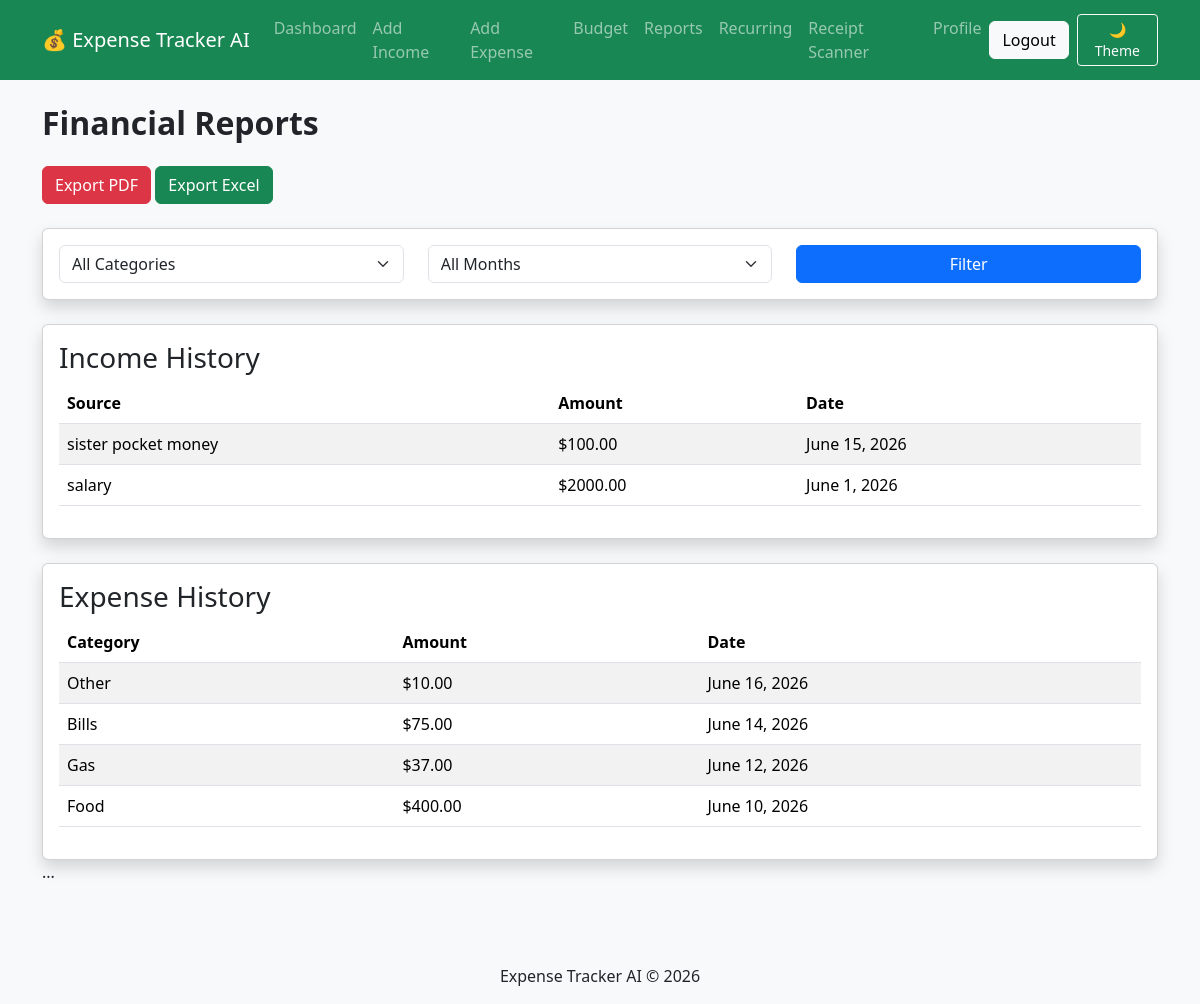
/reports/ (signed in), run on an earlier commit of the app's database.
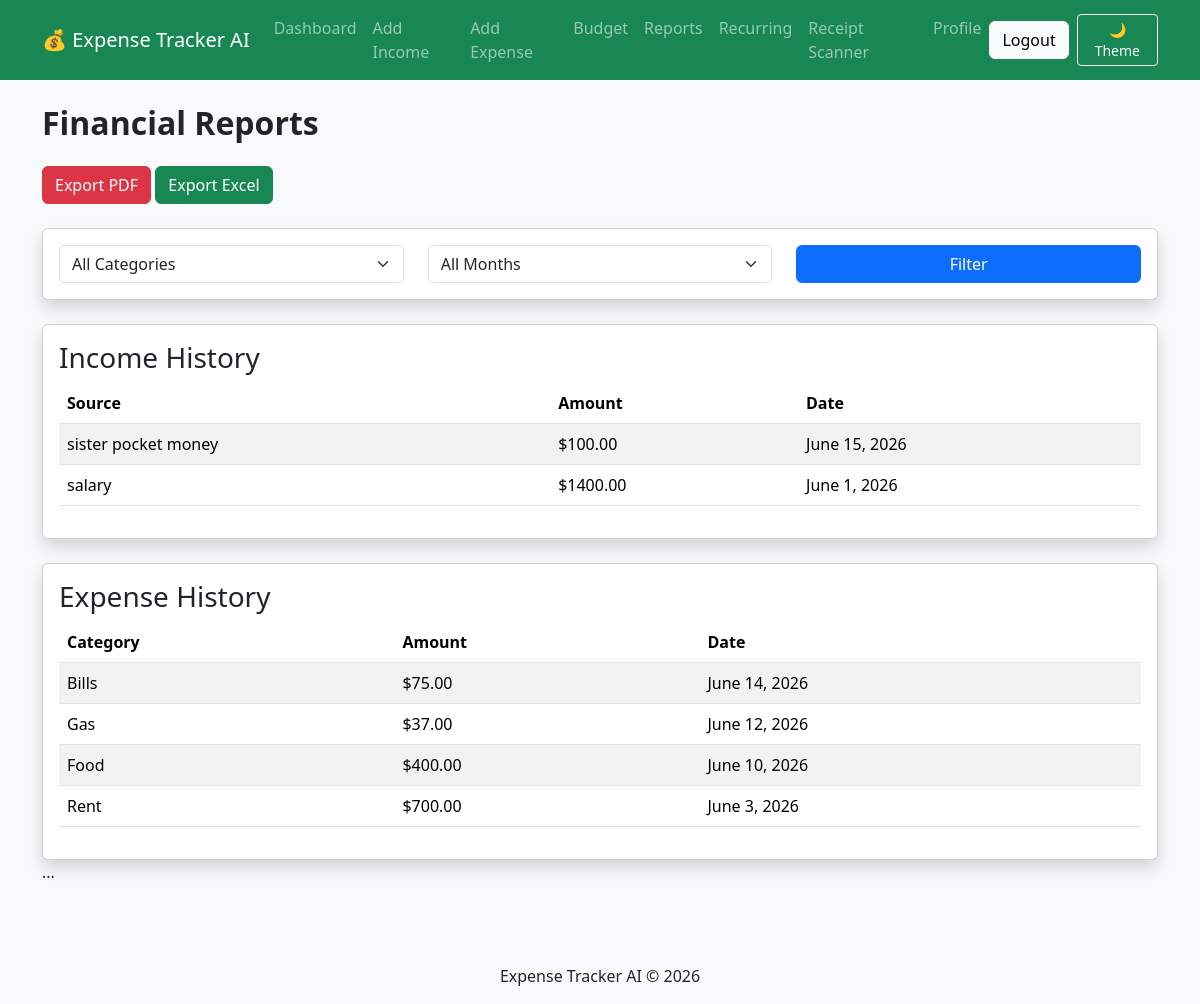
And on a later commit of the database.
### tracker/models.py (models this page shows, shortened)
class Income(models.Model):
    user = models.ForeignKey(
        User,
        on_delete=models.CASCADE
    )
    source = models.CharField(
        max_length=100
    )
    amount = models.DecimalField(
        max_digits=10,
        decimal_places=2
    )
    date = models.DateField()

class Expense(models.Model):
    CATEGORY_CHOICES = [
        ('Food', 'Food'),
        ('Rent', 'Rent'),
        ('Gas', 'Gas'),
        ('Shopping', 'Shopping'),
        ('Bills', 'Bills'),
        ('Travel', 'Travel'),
        ('Healthcare', 'Healthcare'),
        ('Other', 'Other'),
    ]
    user = models.ForeignKey(
        User,
        on_delete=models.CASCADE
    )
    category = models.CharField(
        max_length=50,
        choices=CATEGORY_CHOICES
    )
    amount = models.DecimalField(
        max_digits=10,
        decimal_places=2
    )
    date = models.DateField()
    description = models.CharField(
        max_length=200
    )

### tracker/views.py (the view)
@login_required
def reports(request):
    incomes = Income.objects.filter(
        user=request.user
    ).order_by("-date")
    expenses = Expense.objects.filter(
        user=request.user
    ).order_by("-date")
    category = request.GET.get("category")
    month = request.GET.get("month")
    if category:
        expenses = expenses.filter(
            category=category
        )
    if month:
        expenses = expenses.filter(
            date__month=month
        )
    context = {
        "incomes": incomes,
        "expenses": expenses,
        "categories": Expense.CATEGORY_CHOICES,
    }
    return render(
        request,
        "reports.html",
        context,
    )

### templates/reports.html (shortened to what this page needs)
{% extends 'base.html' %}
{% block content %}
<h2 class="mb-4">
    Financial Reports
</h2>
<a
    href="/export/pdf/"
    class="btn btn-danger mb-4">
    Export PDF
</a>
<a
    href="/export/excel/"
    class="btn btn-success mb-4">
    Export Excel
</a>
<div class="card shadow mb-4">
    <div class="card-body">
        <form method="GET">
            <div class="row">
                <div class="col-md-4">
                    <select
                        name="category"
                        class="form-select">
                        <option value="">
                            All Categories
                        </option>
                    </select>
                </div>
                <div class="col-md-4">
                    <select
                        name="month"
                        class="form-select">
                        <option value="">
                            All Months
                        </option>
                    </select>
                </div>
                <div class="col-md-4">
                    <button
                        type="submit"
                        class="btn btn-primary w-100">
                        Filter
                    </button>
                </div>
            </div>
        </form>
    </div>
</div>
<div class="card shadow mb-4">
    <div class="card-body">
        <h3>
            Income History
        </h3>
        <table class="table table-striped">
            <thead>
                <tr>
                    <th>Source</th>
                    <th>Amount</th>
                    <th>Date</th>
                </tr>
            </thead>
            <tbody>
                {% for income in incomes %}
                <tr>
                    <td>{{ income.source }}</td>
                    <td>${{ income.amount }}</td>
                    <td>{{ income.date }}</td>
                </tr>
                {% empty %}
                <tr>
                    <td colspan="3">
                        No income records
                    </td>
                </tr>
                {% endfor %}
            </tbody>
        </table>
    </div>
</div>
<div class="card shadow">
    <div class="card-body">
        <h3>
            Expense History
        </h3>
        <table class="table table-striped">
            <thead>
                <tr>
                    <th>Category</th>
                    <th>Amount</th>
                    <th>Date</th>
                </tr>
            </thead>
            <tbody>
                {% for expense in expenses %}
                <tr>
                    <td>{{ expense.category }}</td>
                    <td>${{ expense.amount }}</td>
                    <td>{{ expense.date }}</td>
                </tr>
                {% empty %}
                <tr>
                    <td colspan="3">
                        No expense records
                    </td>
                </tr>
                {% endfor %}
            </tbody>
        </table>
    </div>
</div>
<div class="table-responsive">
</div>
{% endblock %}

### templates/base.html (shortened to what this page needs)
{% load pwa %}
<!DOCTYPE html>
<html>
<head>
    <link href="https://cdn.jsdelivr.net/npm/bootstrap@5.3.3/dist/css/bootstrap.min.css" rel="stylesheet">
    <link rel="stylesheet"
    href="https://cdn.jsdelivr.net/npm/bootstrap-icons@1.11.3/font/bootstrap-icons.css">
</head>
<body class="bg-light"  id="pageBody">
<nav class="navbar navbar-expand-lg navbar-dark bg-success">
    <div class="container">
        <a class="navbar-brand" href="/">
            💰 Expense Tracker AI
        </a>
        <div
            class="collapse navbar-collapse"
            id="navbarNav">
            {% if user.is_authenticated %}
            <ul class="navbar-nav me-auto">
                <li class="nav-item">
                    <a class="nav-link" href="/">
                        Dashboard
                    </a>
                </li>
                <li class="nav-item">
                    <a class="nav-link" href="/income/add/">
                        Add Income
                    </a>
                </li>
                <li class="nav-item">
                    <a class="nav-link" href="/expense/add/">
                        Add Expense
                    </a>
                </li>
                <li class="nav-item">
                    <a class="nav-link" href="/budget/">
                        Budget
                    </a>
                </li>
                <li class="nav-item">
                    <a class="nav-link" href="/reports/">
                        Reports
                    </a>
                </li>
                <li class="nav-item">
                    <a   class="nav-link"
                    href="/recurring/">
                    Recurring
                    </a>
                </li>
                <li class="nav-item">
                    <a
                    class="nav-link"
                    href="/receipt/">
                    Receipt Scanner
                    </a>
                </li>
                <li class="nav-item">
                    <a   class="nav-link"
                    href="/profile/">
                    Profile
                    </a>
                </li>
            </ul>
            <a
                href="/logout/" class="btn btn-light">
                Logout
            </a>
            <button
                onclick="toggleTheme()"
                class="btn btn-outline-light btn-sm ms-2">
                🌙 Theme
            </button>
            {% endif %}
        </div>
    </div>
</nav>
<div class="container mt-4">
{% block content %}
{% endblock %}
</div>
<footer
class="text-center mt-5 p-3">
    Expense Tracker AI
    © 2026
</footer>
</body>
</html>

### templates/base.html (style rules this page uses)
.card { transition: 0.3s; }
h2 { font-weight: 600; }

What changed in the data, as far as the page shows it:
removed Expense: category "Other", amount "10.00", date "June 16, 2026"
changed Income "salary": amount "2000.00" → "1400.00"
added Expense: category "Rent", amount "700.00", date "June 3, 2026"
